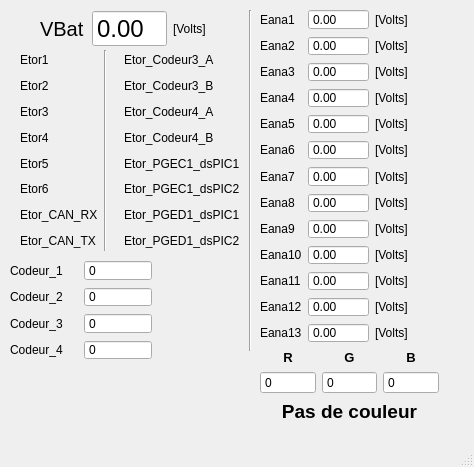
<?xml version="1.0" encoding="UTF-8"?>
<ui version="4.0">
 <class>ihm_SensorElectroBot</class>
 <widget class="QMainWindow" name="ihm_SensorElectroBot">
  <property name="geometry">
   <rect>
    <x>0</x>
    <y>0</y>
    <width>474</width>
    <height>467</height>
   </rect>
  </property>
  <property name="windowTitle">
   <string>MainWindow</string>
  </property>
  <widget class="QWidget" name="centralwidget">
   <widget class="QWidget" name="layoutWidget">
    <property name="geometry">
     <rect>
      <x>9</x>
      <y>50</y>
      <width>231</width>
      <height>201</height>
     </rect>
    </property>
    <layout class="QGridLayout" name="gridLayout">
     <item row="0" column="0">
      <widget class="QLed" name="Etor_1">
       <property name="toolTip">
        <string>Binary Led</string>
       </property>
       <property name="whatsThis">
        <string>Led widget</string>
       </property>
       <property name="value">
        <bool>false</bool>
       </property>
       <property name="onColor">
        <enum>QLed::Red</enum>
       </property>
       <property name="offColor">
        <enum>QLed::Grey</enum>
       </property>
       <property name="shape">
        <enum>QLed::Circle</enum>
       </property>
      </widget>
     </item>
     <item row="0" column="1">
      <widget class="QLabel" name="label_Etor_1">
       <property name="text">
        <string>Etor1</string>
       </property>
      </widget>
     </item>
     <item row="0" column="2" rowspan="8">
      <widget class="Line" name="line">
       <property name="orientation">
        <enum>Qt::Vertical</enum>
       </property>
      </widget>
     </item>
     <item row="0" column="3">
      <widget class="QLed" name="Etor_Codeur3_A">
       <property name="toolTip">
        <string>Binary Led</string>
       </property>
       <property name="whatsThis">
        <string>Led widget</string>
       </property>
       <property name="value">
        <bool>false</bool>
       </property>
       <property name="onColor">
        <enum>QLed::Red</enum>
       </property>
       <property name="offColor">
        <enum>QLed::Grey</enum>
       </property>
       <property name="shape">
        <enum>QLed::Circle</enum>
       </property>
      </widget>
     </item>
     <item row="0" column="4">
      <widget class="QLabel" name="label_Etor_Codeur3_A">
       <property name="text">
        <string>Etor_Codeur3_A</string>
       </property>
      </widget>
     </item>
     <item row="1" column="0">
      <widget class="QLed" name="Etor_2">
       <property name="toolTip">
        <string>Binary Led</string>
       </property>
       <property name="whatsThis">
        <string>Led widget</string>
       </property>
       <property name="value">
        <bool>false</bool>
       </property>
       <property name="onColor">
        <enum>QLed::Red</enum>
       </property>
       <property name="offColor">
        <enum>QLed::Grey</enum>
       </property>
       <property name="shape">
        <enum>QLed::Circle</enum>
       </property>
      </widget>
     </item>
     <item row="1" column="1">
      <widget class="QLabel" name="label_Etor_2">
       <property name="text">
        <string>Etor2</string>
       </property>
      </widget>
     </item>
     <item row="1" column="3">
      <widget class="QLed" name="Etor_Codeur3_B">
       <property name="toolTip">
        <string>Binary Led</string>
       </property>
       <property name="whatsThis">
        <string>Led widget</string>
       </property>
       <property name="value">
        <bool>false</bool>
       </property>
       <property name="onColor">
        <enum>QLed::Red</enum>
       </property>
       <property name="offColor">
        <enum>QLed::Grey</enum>
       </property>
       <property name="shape">
        <enum>QLed::Circle</enum>
       </property>
      </widget>
     </item>
     <item row="1" column="4">
      <widget class="QLabel" name="label_Etor_Codeur3_B">
       <property name="text">
        <string>Etor_Codeur3_B</string>
       </property>
      </widget>
     </item>
     <item row="2" column="0">
      <widget class="QLed" name="Etor_3">
       <property name="toolTip">
        <string>Binary Led</string>
       </property>
       <property name="whatsThis">
        <string>Led widget</string>
       </property>
       <property name="value">
        <bool>false</bool>
       </property>
       <property name="onColor">
        <enum>QLed::Red</enum>
       </property>
       <property name="offColor">
        <enum>QLed::Grey</enum>
       </property>
       <property name="shape">
        <enum>QLed::Circle</enum>
       </property>
      </widget>
     </item>
     <item row="2" column="1">
      <widget class="QLabel" name="label_Etor_3">
       <property name="text">
        <string>Etor3</string>
       </property>
      </widget>
     </item>
     <item row="2" column="3">
      <widget class="QLed" name="Etor_Codeur4_A">
       <property name="toolTip">
        <string>Binary Led</string>
       </property>
       <property name="whatsThis">
        <string>Led widget</string>
       </property>
       <property name="value">
        <bool>false</bool>
       </property>
       <property name="onColor">
        <enum>QLed::Red</enum>
       </property>
       <property name="offColor">
        <enum>QLed::Grey</enum>
       </property>
       <property name="shape">
        <enum>QLed::Circle</enum>
       </property>
      </widget>
     </item>
     <item row="2" column="4">
      <widget class="QLabel" name="label_Etor_Codeur4_A">
       <property name="text">
        <string>Etor_Codeur4_A</string>
       </property>
      </widget>
     </item>
     <item row="3" column="0">
      <widget class="QLed" name="Etor_4">
       <property name="toolTip">
        <string>Binary Led</string>
       </property>
       <property name="whatsThis">
        <string>Led widget</string>
       </property>
       <property name="value">
        <bool>false</bool>
       </property>
       <property name="onColor">
        <enum>QLed::Red</enum>
       </property>
       <property name="offColor">
        <enum>QLed::Grey</enum>
       </property>
       <property name="shape">
        <enum>QLed::Circle</enum>
       </property>
      </widget>
     </item>
     <item row="3" column="1">
      <widget class="QLabel" name="label_Etor_4">
       <property name="text">
        <string>Etor4</string>
       </property>
      </widget>
     </item>
     <item row="3" column="3">
      <widget class="QLed" name="Etor_Codeur4_B">
       <property name="toolTip">
        <string>Binary Led</string>
       </property>
       <property name="whatsThis">
        <string>Led widget</string>
       </property>
       <property name="value">
        <bool>false</bool>
       </property>
       <property name="onColor">
        <enum>QLed::Red</enum>
       </property>
       <property name="offColor">
        <enum>QLed::Grey</enum>
       </property>
       <property name="shape">
        <enum>QLed::Circle</enum>
       </property>
      </widget>
     </item>
     <item row="3" column="4">
      <widget class="QLabel" name="label_Etor_Codeur4_B">
       <property name="text">
        <string>Etor_Codeur4_B</string>
       </property>
      </widget>
     </item>
     <item row="4" column="0">
      <widget class="QLed" name="Etor_5">
       <property name="toolTip">
        <string>Binary Led</string>
       </property>
       <property name="whatsThis">
        <string>Led widget</string>
       </property>
       <property name="value">
        <bool>false</bool>
       </property>
       <property name="onColor">
        <enum>QLed::Red</enum>
       </property>
       <property name="offColor">
        <enum>QLed::Grey</enum>
       </property>
       <property name="shape">
        <enum>QLed::Circle</enum>
       </property>
      </widget>
     </item>
     <item row="4" column="1">
      <widget class="QLabel" name="label_Etor_5">
       <property name="text">
        <string>Etor5</string>
       </property>
      </widget>
     </item>
     <item row="4" column="3">
      <widget class="QLed" name="Etor_PGEC1_dsPIC1">
       <property name="toolTip">
        <string>Binary Led</string>
       </property>
       <property name="whatsThis">
        <string>Led widget</string>
       </property>
       <property name="value">
        <bool>false</bool>
       </property>
       <property name="onColor">
        <enum>QLed::Red</enum>
       </property>
       <property name="offColor">
        <enum>QLed::Grey</enum>
       </property>
       <property name="shape">
        <enum>QLed::Circle</enum>
       </property>
      </widget>
     </item>
     <item row="4" column="4">
      <widget class="QLabel" name="label_Etor_PGEC1_dsPIC1">
       <property name="text">
        <string>Etor_PGEC1_dsPIC1</string>
       </property>
      </widget>
     </item>
     <item row="5" column="0">
      <widget class="QLed" name="Etor_6">
       <property name="toolTip">
        <string>Binary Led</string>
       </property>
       <property name="whatsThis">
        <string>Led widget</string>
       </property>
       <property name="value">
        <bool>false</bool>
       </property>
       <property name="onColor">
        <enum>QLed::Red</enum>
       </property>
       <property name="offColor">
        <enum>QLed::Grey</enum>
       </property>
       <property name="shape">
        <enum>QLed::Circle</enum>
       </property>
      </widget>
     </item>
     <item row="5" column="1">
      <widget class="QLabel" name="label_Etor_6">
       <property name="text">
        <string>Etor6</string>
       </property>
      </widget>
     </item>
     <item row="5" column="3">
      <widget class="QLed" name="Etor_PGEC1_dsPIC2">
       <property name="toolTip">
        <string>Binary Led</string>
       </property>
       <property name="whatsThis">
        <string>Led widget</string>
       </property>
       <property name="value">
        <bool>false</bool>
       </property>
       <property name="onColor">
        <enum>QLed::Red</enum>
       </property>
       <property name="offColor">
        <enum>QLed::Grey</enum>
       </property>
       <property name="shape">
        <enum>QLed::Circle</enum>
       </property>
      </widget>
     </item>
     <item row="5" column="4">
      <widget class="QLabel" name="label_Etor_PGEC1_dsPIC2">
       <property name="text">
        <string>Etor_PGEC1_dsPIC2</string>
       </property>
      </widget>
     </item>
     <item row="6" column="0">
      <widget class="QLed" name="Etor_CAN_RX">
       <property name="toolTip">
        <string>Binary Led</string>
       </property>
       <property name="whatsThis">
        <string>Led widget</string>
       </property>
       <property name="value">
        <bool>false</bool>
       </property>
       <property name="onColor">
        <enum>QLed::Red</enum>
       </property>
       <property name="offColor">
        <enum>QLed::Grey</enum>
       </property>
       <property name="shape">
        <enum>QLed::Circle</enum>
       </property>
      </widget>
     </item>
     <item row="6" column="1">
      <widget class="QLabel" name="label_Etor_CAN_RX">
       <property name="text">
        <string>Etor_CAN_RX</string>
       </property>
      </widget>
     </item>
     <item row="6" column="3">
      <widget class="QLed" name="Etor_PGED1_dsPIC1">
       <property name="toolTip">
        <string>Binary Led</string>
       </property>
       <property name="whatsThis">
        <string>Led widget</string>
       </property>
       <property name="value">
        <bool>false</bool>
       </property>
       <property name="onColor">
        <enum>QLed::Red</enum>
       </property>
       <property name="offColor">
        <enum>QLed::Grey</enum>
       </property>
       <property name="shape">
        <enum>QLed::Circle</enum>
       </property>
      </widget>
     </item>
     <item row="6" column="4">
      <widget class="QLabel" name="label_Etor_PGED1_dsPIC1">
       <property name="text">
        <string>Etor_PGED1_dsPIC1</string>
       </property>
      </widget>
     </item>
     <item row="7" column="0">
      <widget class="QLed" name="Etor_CAN_TX">
       <property name="toolTip">
        <string>Binary Led</string>
       </property>
       <property name="whatsThis">
        <string>Led widget</string>
       </property>
       <property name="value">
        <bool>false</bool>
       </property>
       <property name="onColor">
        <enum>QLed::Red</enum>
       </property>
       <property name="offColor">
        <enum>QLed::Grey</enum>
       </property>
       <property name="shape">
        <enum>QLed::Circle</enum>
       </property>
      </widget>
     </item>
     <item row="7" column="1">
      <widget class="QLabel" name="label_Etor_CAN_TX">
       <property name="text">
        <string>Etor_CAN_TX</string>
       </property>
      </widget>
     </item>
     <item row="7" column="3">
      <widget class="QLed" name="Etor_PGED1_dsPIC2">
       <property name="toolTip">
        <string>Binary Led</string>
       </property>
       <property name="whatsThis">
        <string>Led widget</string>
       </property>
       <property name="value">
        <bool>false</bool>
       </property>
       <property name="onColor">
        <enum>QLed::Red</enum>
       </property>
       <property name="offColor">
        <enum>QLed::Grey</enum>
       </property>
       <property name="shape">
        <enum>QLed::Circle</enum>
       </property>
      </widget>
     </item>
     <item row="7" column="4">
      <widget class="QLabel" name="label_Etor_PGED1_dsPIC2">
       <property name="text">
        <string>Etor_PGED1_dsPIC2</string>
       </property>
      </widget>
     </item>
    </layout>
   </widget>
   <widget class="Line" name="line_2">
    <property name="geometry">
     <rect>
      <x>240</x>
      <y>10</y>
      <width>20</width>
      <height>341</height>
     </rect>
    </property>
    <property name="orientation">
     <enum>Qt::Vertical</enum>
    </property>
   </widget>
   <widget class="QWidget" name="layoutWidget">
    <property name="geometry">
     <rect>
      <x>260</x>
      <y>9</y>
      <width>155</width>
      <height>334</height>
     </rect>
    </property>
    <layout class="QGridLayout" name="gridLayout_2">
     <item row="0" column="0">
      <widget class="QLabel" name="label_Eana_1">
       <property name="text">
        <string>Eana1</string>
       </property>
      </widget>
     </item>
     <item row="0" column="1">
      <widget class="QDoubleSpinBox" name="Eana_1">
       <property name="readOnly">
        <bool>true</bool>
       </property>
       <property name="buttonSymbols">
        <enum>QAbstractSpinBox::NoButtons</enum>
       </property>
       <property name="suffix">
        <string/>
       </property>
       <property name="maximum">
        <double>99999.990000000005239</double>
       </property>
      </widget>
     </item>
     <item row="3" column="0">
      <widget class="QLabel" name="label_Eana_4">
       <property name="text">
        <string>Eana4</string>
       </property>
      </widget>
     </item>
     <item row="1" column="1">
      <widget class="QDoubleSpinBox" name="Eana_2">
       <property name="readOnly">
        <bool>true</bool>
       </property>
       <property name="buttonSymbols">
        <enum>QAbstractSpinBox::NoButtons</enum>
       </property>
       <property name="suffix">
        <string/>
       </property>
       <property name="maximum">
        <double>99999.990000000005239</double>
       </property>
      </widget>
     </item>
     <item row="1" column="0">
      <widget class="QLabel" name="label_Eana_2">
       <property name="text">
        <string>Eana2</string>
       </property>
      </widget>
     </item>
     <item row="2" column="2">
      <widget class="QLabel" name="label_3">
       <property name="text">
        <string>[Volts]</string>
       </property>
      </widget>
     </item>
     <item row="1" column="2">
      <widget class="QLabel" name="label_2">
       <property name="text">
        <string>[Volts]</string>
       </property>
      </widget>
     </item>
     <item row="3" column="1">
      <widget class="QDoubleSpinBox" name="Eana_4">
       <property name="readOnly">
        <bool>true</bool>
       </property>
       <property name="buttonSymbols">
        <enum>QAbstractSpinBox::NoButtons</enum>
       </property>
       <property name="suffix">
        <string/>
       </property>
       <property name="maximum">
        <double>99999.990000000005239</double>
       </property>
      </widget>
     </item>
     <item row="2" column="0">
      <widget class="QLabel" name="label_Eana_3">
       <property name="text">
        <string>Eana3</string>
       </property>
      </widget>
     </item>
     <item row="2" column="1">
      <widget class="QDoubleSpinBox" name="Eana_3">
       <property name="readOnly">
        <bool>true</bool>
       </property>
       <property name="buttonSymbols">
        <enum>QAbstractSpinBox::NoButtons</enum>
       </property>
       <property name="suffix">
        <string/>
       </property>
       <property name="maximum">
        <double>99999.990000000005239</double>
       </property>
      </widget>
     </item>
     <item row="0" column="2">
      <widget class="QLabel" name="label">
       <property name="text">
        <string>[Volts]</string>
       </property>
      </widget>
     </item>
     <item row="3" column="2">
      <widget class="QLabel" name="label_4">
       <property name="text">
        <string>[Volts]</string>
       </property>
      </widget>
     </item>
     <item row="4" column="1">
      <widget class="QDoubleSpinBox" name="Eana_5">
       <property name="readOnly">
        <bool>true</bool>
       </property>
       <property name="buttonSymbols">
        <enum>QAbstractSpinBox::NoButtons</enum>
       </property>
       <property name="suffix">
        <string/>
       </property>
       <property name="maximum">
        <double>99999.990000000005239</double>
       </property>
      </widget>
     </item>
     <item row="4" column="0">
      <widget class="QLabel" name="label_Eana_5">
       <property name="text">
        <string>Eana5</string>
       </property>
      </widget>
     </item>
     <item row="4" column="2">
      <widget class="QLabel" name="label_5">
       <property name="text">
        <string>[Volts]</string>
       </property>
      </widget>
     </item>
     <item row="5" column="0">
      <widget class="QLabel" name="label_Eana_6">
       <property name="text">
        <string>Eana6</string>
       </property>
      </widget>
     </item>
     <item row="5" column="1">
      <widget class="QDoubleSpinBox" name="Eana_6">
       <property name="readOnly">
        <bool>true</bool>
       </property>
       <property name="buttonSymbols">
        <enum>QAbstractSpinBox::NoButtons</enum>
       </property>
       <property name="suffix">
        <string/>
       </property>
       <property name="maximum">
        <double>99999.990000000005239</double>
       </property>
      </widget>
     </item>
     <item row="5" column="2">
      <widget class="QLabel" name="label_6">
       <property name="text">
        <string>[Volts]</string>
       </property>
      </widget>
     </item>
     <item row="6" column="0">
      <widget class="QLabel" name="label_Eana_7">
       <property name="text">
        <string>Eana7</string>
       </property>
      </widget>
     </item>
     <item row="6" column="1">
      <widget class="QDoubleSpinBox" name="Eana_7">
       <property name="readOnly">
        <bool>true</bool>
       </property>
       <property name="buttonSymbols">
        <enum>QAbstractSpinBox::NoButtons</enum>
       </property>
       <property name="suffix">
        <string/>
       </property>
       <property name="maximum">
        <double>99999.990000000005239</double>
       </property>
      </widget>
     </item>
     <item row="6" column="2">
      <widget class="QLabel" name="label_7">
       <property name="text">
        <string>[Volts]</string>
       </property>
      </widget>
     </item>
     <item row="7" column="0">
      <widget class="QLabel" name="label_Eana_8">
       <property name="text">
        <string>Eana8</string>
       </property>
      </widget>
     </item>
     <item row="7" column="1">
      <widget class="QDoubleSpinBox" name="Eana_8">
       <property name="readOnly">
        <bool>true</bool>
       </property>
       <property name="buttonSymbols">
        <enum>QAbstractSpinBox::NoButtons</enum>
       </property>
       <property name="suffix">
        <string/>
       </property>
       <property name="maximum">
        <double>99999.990000000005239</double>
       </property>
      </widget>
     </item>
     <item row="7" column="2">
      <widget class="QLabel" name="label_8">
       <property name="text">
        <string>[Volts]</string>
       </property>
      </widget>
     </item>
     <item row="8" column="0">
      <widget class="QLabel" name="label_Eana_9">
       <property name="text">
        <string>Eana9</string>
       </property>
      </widget>
     </item>
     <item row="8" column="1">
      <widget class="QDoubleSpinBox" name="Eana_9">
       <property name="readOnly">
        <bool>true</bool>
       </property>
       <property name="buttonSymbols">
        <enum>QAbstractSpinBox::NoButtons</enum>
       </property>
       <property name="suffix">
        <string/>
       </property>
       <property name="maximum">
        <double>99999.990000000005239</double>
       </property>
      </widget>
     </item>
     <item row="8" column="2">
      <widget class="QLabel" name="label_9">
       <property name="text">
        <string>[Volts]</string>
       </property>
      </widget>
     </item>
     <item row="9" column="0">
      <widget class="QLabel" name="label_Eana_10">
       <property name="text">
        <string>Eana10</string>
       </property>
      </widget>
     </item>
     <item row="9" column="1">
      <widget class="QDoubleSpinBox" name="Eana_10">
       <property name="readOnly">
        <bool>true</bool>
       </property>
       <property name="buttonSymbols">
        <enum>QAbstractSpinBox::NoButtons</enum>
       </property>
       <property name="suffix">
        <string/>
       </property>
       <property name="maximum">
        <double>99999.990000000005239</double>
       </property>
      </widget>
     </item>
     <item row="9" column="2">
      <widget class="QLabel" name="label_10">
       <property name="text">
        <string>[Volts]</string>
       </property>
      </widget>
     </item>
     <item row="10" column="0">
      <widget class="QLabel" name="label_Eana_11">
       <property name="text">
        <string>Eana11</string>
       </property>
      </widget>
     </item>
     <item row="10" column="1">
      <widget class="QDoubleSpinBox" name="Eana_11">
       <property name="readOnly">
        <bool>true</bool>
       </property>
       <property name="buttonSymbols">
        <enum>QAbstractSpinBox::NoButtons</enum>
       </property>
       <property name="suffix">
        <string/>
       </property>
       <property name="maximum">
        <double>99999.990000000005239</double>
       </property>
      </widget>
     </item>
     <item row="10" column="2">
      <widget class="QLabel" name="label_11">
       <property name="text">
        <string>[Volts]</string>
       </property>
      </widget>
     </item>
     <item row="11" column="0">
      <widget class="QLabel" name="label_Eana_12">
       <property name="text">
        <string>Eana12</string>
       </property>
      </widget>
     </item>
     <item row="11" column="1">
      <widget class="QDoubleSpinBox" name="Eana_12">
       <property name="readOnly">
        <bool>true</bool>
       </property>
       <property name="buttonSymbols">
        <enum>QAbstractSpinBox::NoButtons</enum>
       </property>
       <property name="suffix">
        <string/>
       </property>
       <property name="maximum">
        <double>99999.990000000005239</double>
       </property>
      </widget>
     </item>
     <item row="11" column="2">
      <widget class="QLabel" name="label_12">
       <property name="text">
        <string>[Volts]</string>
       </property>
      </widget>
     </item>
     <item row="12" column="0">
      <widget class="QLabel" name="label_Eana_13">
       <property name="text">
        <string>Eana13</string>
       </property>
      </widget>
     </item>
     <item row="12" column="1">
      <widget class="QDoubleSpinBox" name="Eana_13">
       <property name="readOnly">
        <bool>true</bool>
       </property>
       <property name="buttonSymbols">
        <enum>QAbstractSpinBox::NoButtons</enum>
       </property>
       <property name="suffix">
        <string/>
       </property>
       <property name="maximum">
        <double>99999.990000000005239</double>
       </property>
      </widget>
     </item>
     <item row="12" column="2">
      <widget class="QLabel" name="label_13">
       <property name="text">
        <string>[Volts]</string>
       </property>
      </widget>
     </item>
    </layout>
   </widget>
   <widget class="QWidget" name="layoutWidget">
    <property name="geometry">
     <rect>
      <x>40</x>
      <y>10</y>
      <width>179</width>
      <height>37</height>
     </rect>
    </property>
    <layout class="QGridLayout" name="gridLayout_3">
     <item row="0" column="0">
      <widget class="QLabel" name="label_Vbat">
       <property name="font">
        <font>
         <pointsize>15</pointsize>
        </font>
       </property>
       <property name="text">
        <string>VBat</string>
       </property>
      </widget>
     </item>
     <item row="0" column="2">
      <widget class="QLabel" name="Text_Vbat_2">
       <property name="text">
        <string>[Volts]</string>
       </property>
      </widget>
     </item>
     <item row="0" column="1">
      <widget class="QDoubleSpinBox" name="Vbat">
       <property name="font">
        <font>
         <pointsize>18</pointsize>
        </font>
       </property>
       <property name="readOnly">
        <bool>true</bool>
       </property>
       <property name="buttonSymbols">
        <enum>QAbstractSpinBox::NoButtons</enum>
       </property>
      </widget>
     </item>
    </layout>
   </widget>
   <widget class="QWidget" name="layoutWidget_2">
    <property name="geometry">
     <rect>
      <x>10</x>
      <y>260</y>
      <width>142</width>
      <height>100</height>
     </rect>
    </property>
    <layout class="QGridLayout" name="gridLayout_4">
     <item row="0" column="0">
      <widget class="QLabel" name="label_Codeur_1">
       <property name="text">
        <string>Codeur_1</string>
       </property>
      </widget>
     </item>
     <item row="0" column="1">
      <widget class="QSpinBox" name="Codeur_1">
       <property name="readOnly">
        <bool>true</bool>
       </property>
       <property name="buttonSymbols">
        <enum>QAbstractSpinBox::NoButtons</enum>
       </property>
       <property name="prefix">
        <string/>
       </property>
       <property name="minimum">
        <number>-999999999</number>
       </property>
       <property name="maximum">
        <number>999999999</number>
       </property>
      </widget>
     </item>
     <item row="1" column="0">
      <widget class="QLabel" name="label_Codeur_2">
       <property name="text">
        <string>Codeur_2</string>
       </property>
      </widget>
     </item>
     <item row="1" column="1">
      <widget class="QSpinBox" name="Codeur_2">
       <property name="readOnly">
        <bool>true</bool>
       </property>
       <property name="buttonSymbols">
        <enum>QAbstractSpinBox::NoButtons</enum>
       </property>
       <property name="prefix">
        <string/>
       </property>
       <property name="minimum">
        <number>-999999999</number>
       </property>
       <property name="maximum">
        <number>999999999</number>
       </property>
      </widget>
     </item>
     <item row="2" column="0">
      <widget class="QLabel" name="label_Codeur_3">
       <property name="text">
        <string>Codeur_3</string>
       </property>
      </widget>
     </item>
     <item row="2" column="1">
      <widget class="QSpinBox" name="Codeur_3">
       <property name="readOnly">
        <bool>true</bool>
       </property>
       <property name="buttonSymbols">
        <enum>QAbstractSpinBox::NoButtons</enum>
       </property>
       <property name="prefix">
        <string/>
       </property>
       <property name="minimum">
        <number>-999999999</number>
       </property>
       <property name="maximum">
        <number>999999999</number>
       </property>
      </widget>
     </item>
     <item row="3" column="0">
      <widget class="QLabel" name="label_Codeur_4">
       <property name="text">
        <string>Codeur_4</string>
       </property>
      </widget>
     </item>
     <item row="3" column="1">
      <widget class="QSpinBox" name="Codeur_4">
       <property name="readOnly">
        <bool>true</bool>
       </property>
       <property name="buttonSymbols">
        <enum>QAbstractSpinBox::NoButtons</enum>
       </property>
       <property name="prefix">
        <string/>
       </property>
       <property name="minimum">
        <number>-999999999</number>
       </property>
       <property name="maximum">
        <number>999999999</number>
       </property>
      </widget>
     </item>
    </layout>
   </widget>
   <widget class="QWidget" name="gridLayoutWidget">
    <property name="geometry">
     <rect>
      <x>260</x>
      <y>350</y>
      <width>179</width>
      <height>73</height>
     </rect>
    </property>
    <layout class="QGridLayout" name="gridLayout_5">
     <item row="2" column="0" colspan="3">
      <widget class="QLabel" name="l_Color">
       <property name="font">
        <font>
         <pointsize>14</pointsize>
         <weight>75</weight>
         <bold>true</bold>
        </font>
       </property>
       <property name="text">
        <string>Pas de couleur</string>
       </property>
       <property name="alignment">
        <set>Qt::AlignCenter</set>
       </property>
      </widget>
     </item>
     <item row="1" column="1">
      <widget class="QSpinBox" name="sB_G">
       <property name="buttonSymbols">
        <enum>QAbstractSpinBox::NoButtons</enum>
       </property>
       <property name="maximum">
        <number>30000</number>
       </property>
      </widget>
     </item>
     <item row="1" column="2">
      <widget class="QSpinBox" name="sB_B">
       <property name="buttonSymbols">
        <enum>QAbstractSpinBox::NoButtons</enum>
       </property>
       <property name="maximum">
        <number>30000</number>
       </property>
      </widget>
     </item>
     <item row="1" column="0">
      <widget class="QSpinBox" name="sB_R">
       <property name="buttonSymbols">
        <enum>QAbstractSpinBox::NoButtons</enum>
       </property>
       <property name="maximum">
        <number>30000</number>
       </property>
      </widget>
     </item>
     <item row="0" column="0">
      <widget class="QLabel" name="label_15">
       <property name="font">
        <font>
         <pointsize>10</pointsize>
         <weight>75</weight>
         <bold>true</bold>
        </font>
       </property>
       <property name="text">
        <string>R</string>
       </property>
       <property name="alignment">
        <set>Qt::AlignCenter</set>
       </property>
      </widget>
     </item>
     <item row="0" column="1">
      <widget class="QLabel" name="label_16">
       <property name="font">
        <font>
         <pointsize>10</pointsize>
         <weight>75</weight>
         <bold>true</bold>
        </font>
       </property>
       <property name="text">
        <string>G</string>
       </property>
       <property name="alignment">
        <set>Qt::AlignCenter</set>
       </property>
      </widget>
     </item>
     <item row="0" column="2">
      <widget class="QLabel" name="label_17">
       <property name="font">
        <font>
         <pointsize>10</pointsize>
         <weight>75</weight>
         <bold>true</bold>
        </font>
       </property>
       <property name="text">
        <string>B</string>
       </property>
       <property name="alignment">
        <set>Qt::AlignCenter</set>
       </property>
      </widget>
     </item>
    </layout>
   </widget>
  </widget>
  <widget class="QMenuBar" name="menubar">
   <property name="geometry">
    <rect>
     <x>0</x>
     <y>0</y>
     <width>474</width>
     <height>21</height>
    </rect>
   </property>
  </widget>
  <widget class="QStatusBar" name="statusbar"/>
 </widget>
 <customwidgets>
  <customwidget>
   <class>QLed</class>
   <extends>QWidget</extends>
   <header>qled.h</header>
  </customwidget>
 </customwidgets>
 <resources/>
 <connections/>
</ui>
